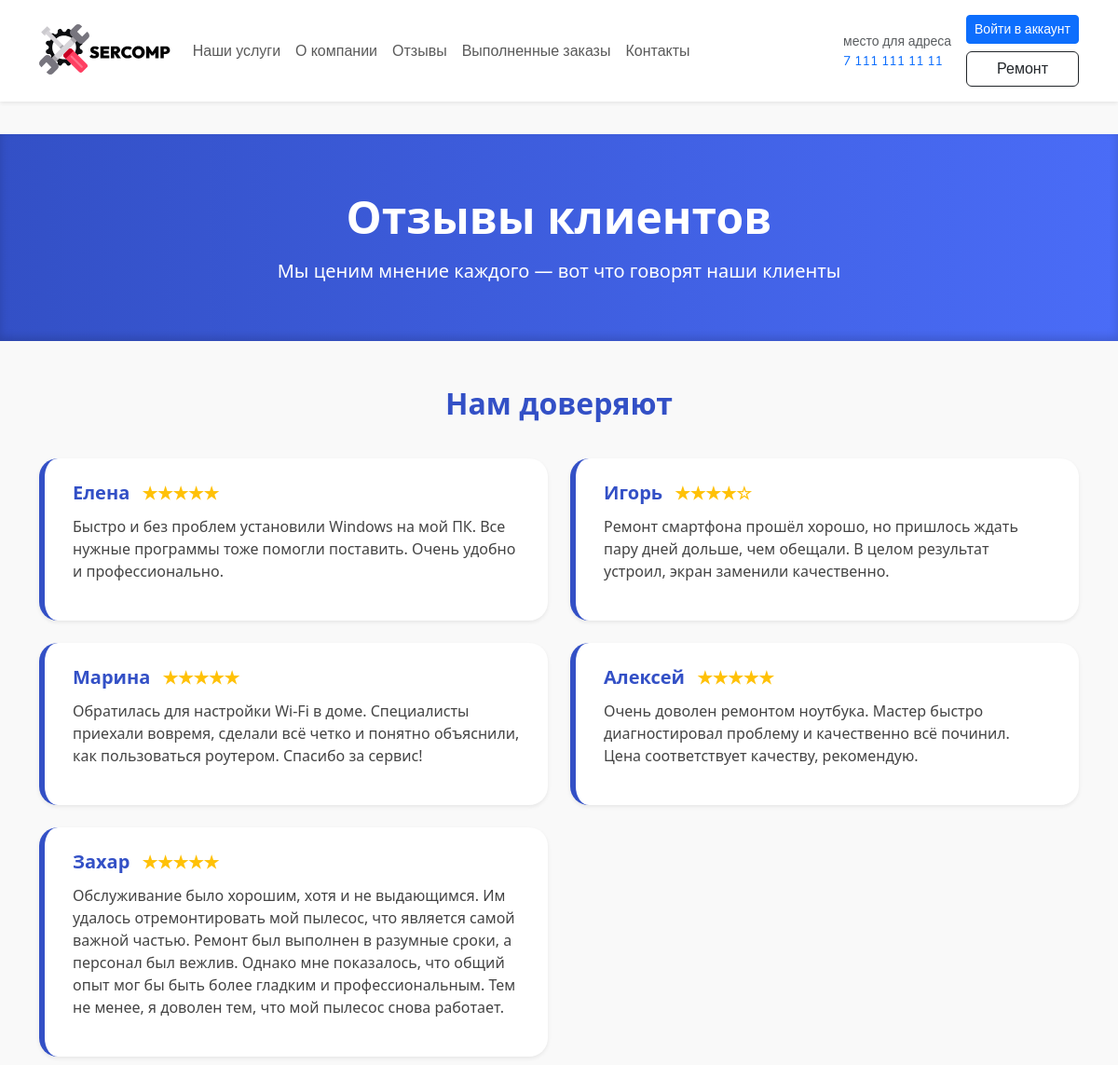
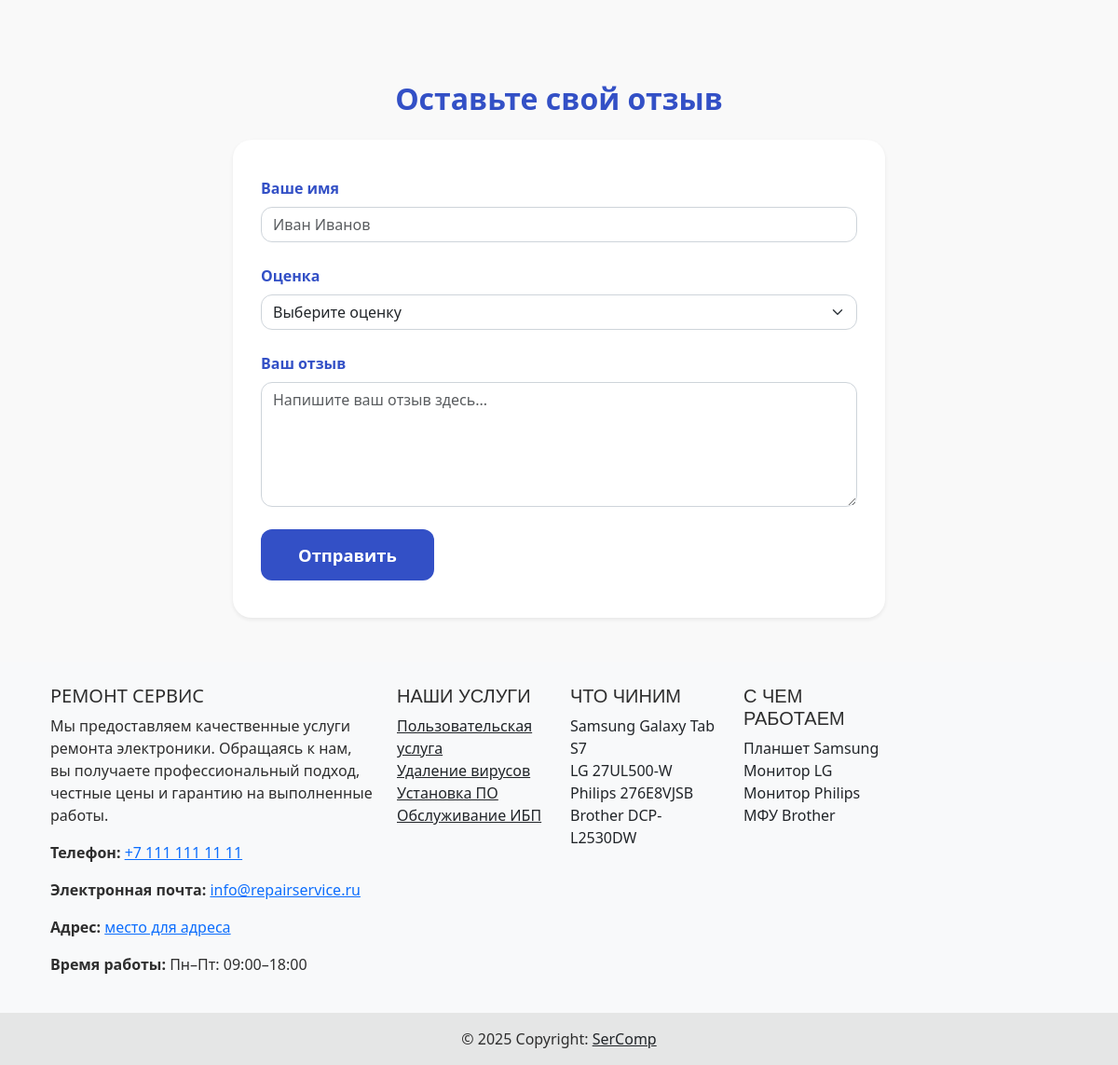
The page /review/index.php on the database its author committed (2 pictures, top to bottom).
### tables this page shows
CREATE TABLE IF NOT EXISTS `User_comment` (
  `Id` INT NOT NULL AUTO_INCREMENT,
  `Creater` VARCHAR(55) NOT NULL,
  `Comment` TEXT NOT NULL,
  `Date` DATE NOT NULL,
  `Rate` TINYINT NOT NULL,
  `Approved` TINYINT(1) NOT NULL DEFAULT 0,
  PRIMARY KEY (`Id`)
);

CREATE TABLE IF NOT EXISTS `Service` (
  `Id` INT NOT NULL AUTO_INCREMENT,
  `Name` VARCHAR(55) NOT NULL,
  `Price` DECIMAL(10,2) NOT NULL,
  `About` VARCHAR(100) NOT NULL,
  `Short_desc` VARCHAR(255) NOT NULL,
  `Full_desc` TEXT NOT NULL,
  PRIMARY KEY (`Id`)
);

CREATE TABLE IF NOT EXISTS `Model` (
  `Id` INT NOT NULL AUTO_INCREMENT,
  `Name` VARCHAR(55) NOT NULL,
  `Year` YEAR NOT NULL,
  PRIMARY KEY (`Id`)
);

CREATE TABLE IF NOT EXISTS `Device` (
  `Id` INT NOT NULL AUTO_INCREMENT,
  `Name` VARCHAR(55) NOT NULL,
  `Description` TEXT NOT NULL,
  `Model_id` INT DEFAULT NULL,
  `Serial_num` VARCHAR(55) NOT NULL,
  PRIMARY KEY (`Id`),
  KEY `Model_id` (`Model_id`),
  CONSTRAINT `Device_ibfk_1` FOREIGN KEY (`Model_id`) REFERENCES `Model` (`Id`)
);

### review/index.php (the view, shortened to what this page needs)
<?php include __DIR__ . '/../include/header.php'; ?>
<?php include __DIR__ . '/../include/message.php'; ?>
<link rel="stylesheet" href="<?= $base_url ?>/static/css/review.css">
<section class="hero">
  <div class="container">
    <h1>Отзывы клиентов</h1>
    <p>Мы ценим мнение каждого — вот что говорят наши клиенты</p>
  </div>
</section>
<section class="py-5">
  <div class="container">
    <h2>Нам доверяют</h2>
    <div class="row g-4">
      <?php
      $stmt = $pdo->query("SELECT * FROM `user_comment` WHERE Approved = 1 ORDER BY Id DESC LIMIT 6");
      if ($stmt && $stmt->rowCount() > 0) {
          foreach ($stmt as $review) {
              $rate = (int)$review['Rate'];
              $stars = str_repeat('★', $rate) . str_repeat('☆', 5 - $rate);
              $user = htmlspecialchars($review['Creater']);
              $comment =htmlspecialchars($review['Comment']);
              echo "<div class='col-md-6'>";
              echo "<article class='review-card shadow-sm' tabindex='0'>";
              echo "<h5>{$user} <span class='rating-stars' aria-label='Оценка {$rate} из 5'>{$stars}</span></h5>";
              echo "<p>{$comment}</p>";
              echo "</article>";
              echo "</div>";
          }
      } else {
          echo "<p class='text-center fs-5 text-muted'>Пока нет отзывов. Станьте первым!</p>";
      }
      ?>
    </div>
  </div>
</section>
<section class="py-5">
  <div class="container">
    <h2 class="mb-4 text-center">Оставьте свой отзыв</h2>
    <div class="submit-card shadow-sm">
      <form method="POST" novalidate>
        <div class="mb-4">
          <label for="name" class="form-label">Ваше имя</label>
          <input type="text" class="form-control" id="name" name="name" required placeholder="Иван Иванов" />
        </div>
        <div class="mb-4">
          <label for="rating" class="form-label">Оценка</label>
          <select class="form-select" id="rating" name="rating" required>
            <option value="" disabled selected>Выберите оценку</option>
          </select>
        </div>
        <div class="mb-4">
          <label for="review" class="form-label">Ваш отзыв</label>
          <textarea class="form-control" id="review" name="review" rows="5" required placeholder="Напишите ваш отзыв здесь..."></textarea>
        </div>
        <button type="submit" class="btn-submit">Отправить</button>
      </form>
    </div>
  </div>
</section>
<?php include __DIR__ . '/../include/footer.php'; ?>

### include/footer.php (shortened to what this page needs)
<?php
$query_services = $pdo->prepare("SELECT Id, Name FROM Service ORDER BY Id DESC LIMIT 4");
$query_services->execute();
$services = $query_services->fetchAll(PDO::FETCH_ASSOC);
$query_models = $pdo->prepare("SELECT Id, Name FROM Model ORDER BY Id DESC LIMIT 4");
$query_models->execute();
$models = $query_models->fetchAll(PDO::FETCH_ASSOC);
$query_devices = $pdo->prepare("SELECT Id, Name FROM Device ORDER BY Id DESC LIMIT 4");
$query_devices->execute();
$devices = $query_devices->fetchAll(PDO::FETCH_ASSOC);
?>
<footer class="footer bg-light text-center text-lg-start">
    <div class="container p-4">
        <div class="row">
            <div class="col-lg-4 col-md-6 mb-4 mb-md-0">
                <h5 class="text-uppercase mooli-regular">Ремонт Сервис</h5>
                <p>
                    Мы предоставляем качественные услуги ремонта электроники. Обращаясь к нам, вы получаете профессиональный подход, честные цены и гарантию на выполненные работы.
                </p>
                <p><strong>Телефон:</strong> <a href="tel:+71111111111">+7 111 111 11 11</a></p>
                <p><strong>Электронная почта:</strong> <a href="mailto:info@repairservice.ru">info@repairservice.ru</a></p>
                <p><strong>Адрес:</strong> <a href="https://yandex.ru/maps/?text=запрос к яндексу" target="_blank">место для адреса</a></p>
                <p><strong>Время работы:</strong> Пн–Пт: 09:00–18:00</p>
            </div>
            <div class="col-lg-2 col-md-6 mb-4 mb-md-0">
                <h5 class="text-uppercase comfortaa-regular">Наши услуги</h5>
                <ul class="list-unstyled mb-0">
                    <?php
                    foreach ($services as $service) {
                        echo "<li><a href='$base_url/our-service/' class='text-dark'>{$service['Name']}</a></li>";
                    }
                    ?>
                </ul>
            </div>
            <div class="col-lg-2 col-md-6 mb-4 mb-md-0">
                <h5 class="text-uppercase comfortaa-regular">Что чиним</h5>
                <ul class="list-unstyled mb-0">
                    <?php
                    foreach ($models as $model) {
                        echo "<li class='text-dark'>{$model['Name']}</a></li>";
                    }
                    ?>
                </ul>
            </div>
            <div class="col-lg-2 col-md-6 mb-4 mb-md-0">
                <h5 class="text-uppercase comfortaa-regular">С чем работаем</h5>
                <ul class="list-unstyled mb-0">
                    <?php
                    foreach ($devices as $device) {
                        echo "<li class='text-dark'>{$device['Name']}</a></li>";
                    }
                    ?>
                </ul>
            </div>
        </div>
    </div>
    <div class="text-center p-3" style="background-color: rgba(0, 0, 0, 0.08);">
        © 2025 Copyright:
        <a class="text-dark" href="<?= $base_url ?>">SerComp</a>
    </div>
</footer>
</body>

### static/css/header.css (style rules this page uses)
html, body { font-family: "Nunito", sans-serif; font-weight: 400; font-style: normal; font-optical-sizing: auto; }
.form-control { border-radius: 0; }
.comfortaa-regular { font-family: "Comfortaa", sans-serif; font-optical-sizing: auto; font-weight: 400; font-style: normal; }

### static/css/review.css (style rules this page uses)
.hero { background: linear-gradient(90deg, #3350c6, #4a6cf7); color: white; padding: 60px 15px; text-align: center; box-shadow: inset 0 -4px 10px rgb(0 0 0 / 0.15); }
.hero h1 { font-weight: 700; font-size: 3rem; margin-bottom: 0.3em; }
.hero p { font-weight: 500; font-size: 1.25rem; max-width: 700px; margin: 0 auto; }
h2 { font-weight: 700; color: #3350c6; margin-bottom: 40px; text-align: center; }
.review-card { background: white; border-radius: 20px; box-shadow: 0 6px 18px rgb(51 80 198 / 0.1); padding: 25px 30px; position: relative; border-left: 6px solid #3350c6; transition: box-shadow 0.3s ease; }
.review-card h5 { font-weight: 700; color: #3350c6; margin-bottom: 8px; user-select: none; }
.review-card .rating-stars { color: #ffc107; font-size: 1.15rem; margin-left: 8px; user-select: none; }
.review-card p { font-size: 1rem; color: #444; margin-top: 12px; line-height: 1.5; }
.submit-card { background: white; border-radius: 20px; padding: 40px 30px; box-shadow: 0 6px 22px rgb(51 80 198 / 0.25); max-width: 700px; margin: 0 auto; transition: box-shadow 0.3s ease; }
label.form-label { font-weight: 600; color: #3350c6; }
.form-control, .form-select { border-radius: 12px; border: 1.5px solid #ced4da; font-size: 1rem; transition: border-color 0.3s ease; }
button.btn-submit { background: #3350c6; color: white; font-weight: 700; font-size: 1.15rem; padding: 14px 40px; border-radius: 12px; border: none; transition: background-color 0.3s ease; }

### rows shown on the page
user_comment: Creater "Елена", Rate "★★★★★", Comment "Быстро и без проблем установили Windows на мой ПК. Все нужные программы тоже помогли поставить. Очень удобно и профессионально."
user_comment: Creater "Игорь", Rate "★★★★☆", Comment "Ремонт смартфона прошёл хорошо, но пришлось ждать пару дней дольше, чем обещали. В целом результат устроил, экран заменили качественно."
user_comment: Creater "Марина", Rate "★★★★★", Comment "Обратилась для настройки Wi-Fi в доме. Специалисты приехали вовремя, сделали всё четко и понятно объяснили, как пользоваться роутером. Спасибо за сервис!"
user_comment: Creater "Алексей", Rate "★★★★★", Comment "Очень доволен ремонтом ноутбука. Мастер быстро диагностировал проблему и качественно всё починил. Цена соответствует качеству, рекомендую."
user_comment: Creater "Захар", Rate "★★★★★", Comment "Обслуживание было хорошим, хотя и не выдающимся. Им удалось отремонтировать мой пылесос, что является самой важной частью. Ремонт был выполнен в разумные сроки, а персонал был вежлив. Однако мне показалось, что общий опыт мог бы быть более гладким и профессиональным. Тем не менее, я доволен тем, что мой пылесос снова работает."
service: Name "Пользовательская услуга"
service: Name "Удаление вирусов"
service: Name "Установка ПО"
service: Name "Обслуживание ИБП"
model: Name "Samsung Galaxy Tab S7"
model: Name "LG 27UL500-W"
model: Name "Philips 276E8VJSB"
model: Name "Brother DCP-L2530DW"
device: Name "Планшет Samsung"
device: Name "Монитор LG"
device: Name "Монитор Philips"
device: Name "МФУ Brother"
